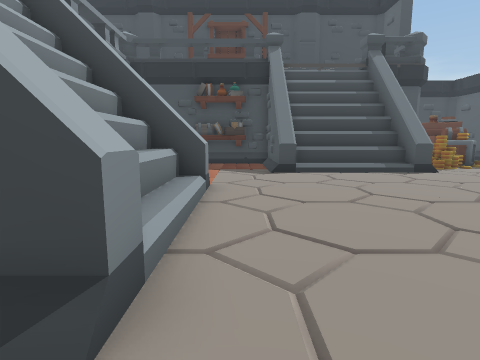
View 1 (above)

16 first-person views from a walk through a 3-D level made in the Unity game engine. The camera is 1.2 m above the floor, tilts 8° down and sees 80° across. The floor is counted in squares, 1 m on a side. Each view is taken from the middle of a square. On the plan, view 1 faces up. The plan holds only what a view shows up to about 13 squares ahead; the rest is blank. The place goes on beyond the plan. The player character is not drawn. Some animated figures are left out.

View 2
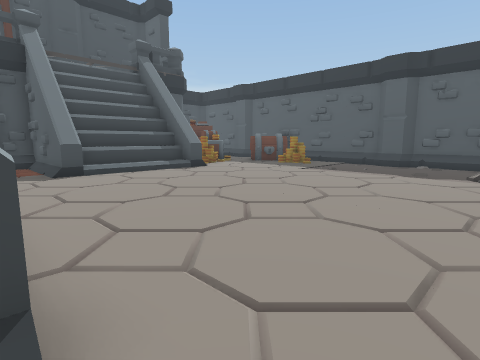

View 3
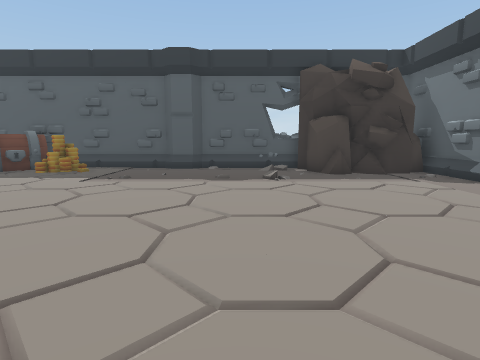

View 4
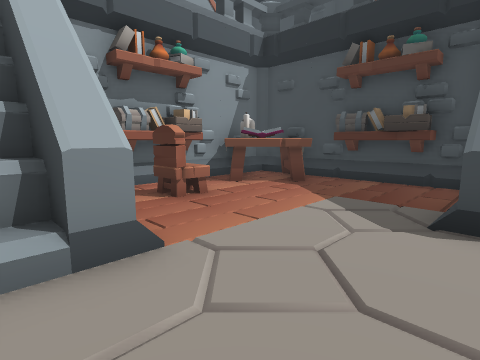

View 5
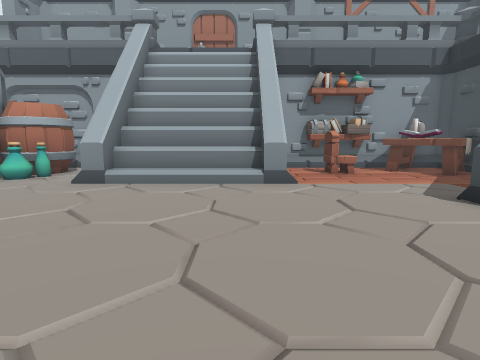

View 6
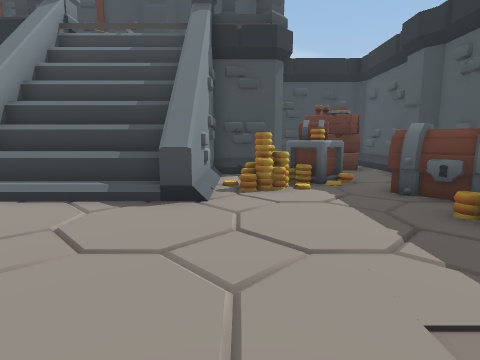

View 7
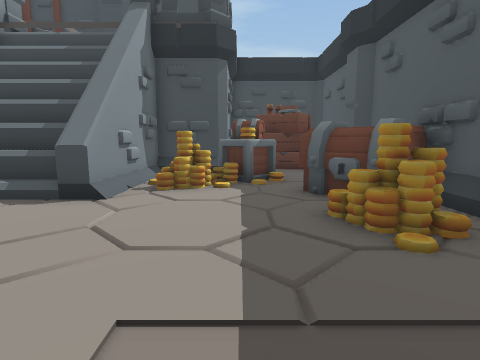

View 8
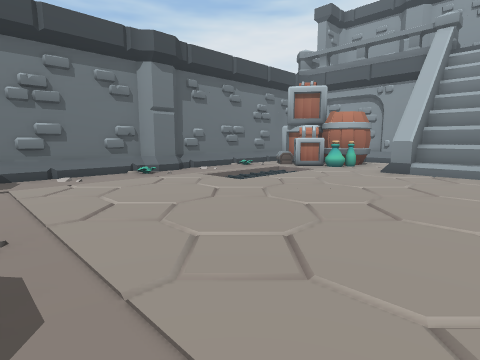

View 9
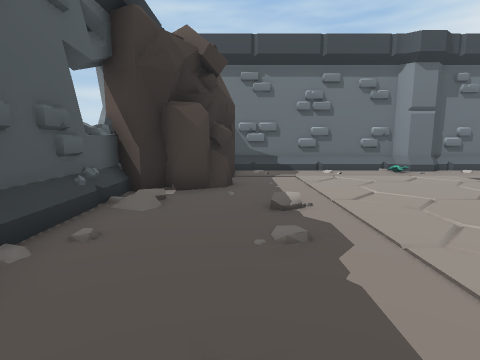

View 10
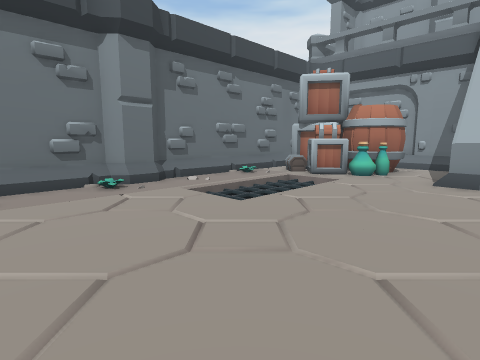

View 11
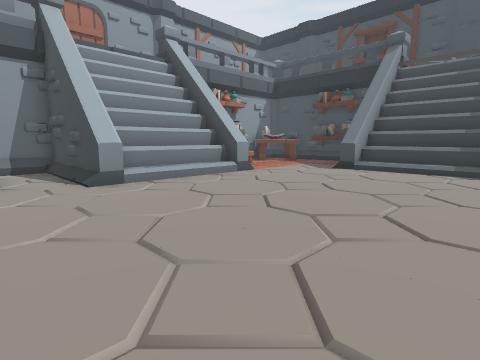

View 12
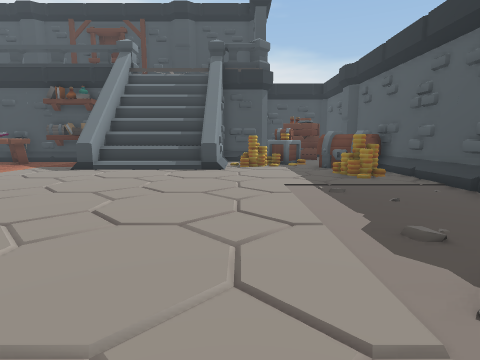

View 13
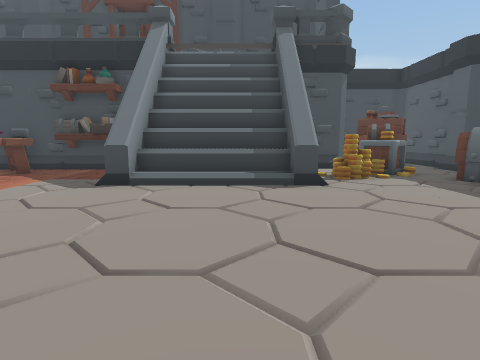

View 14
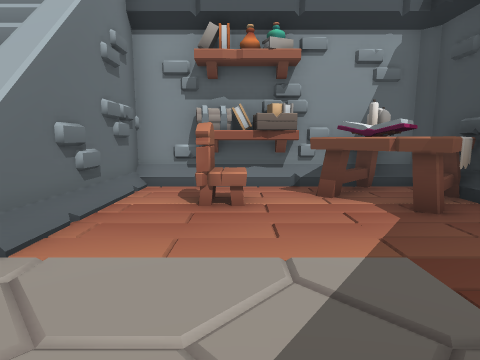

View 15
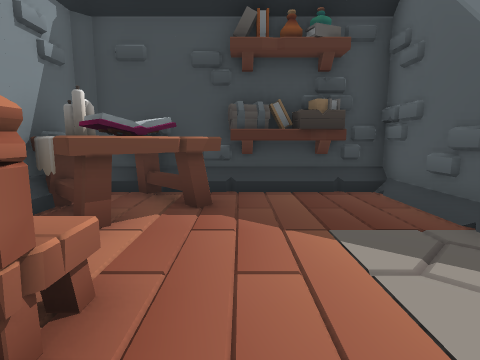

View 16
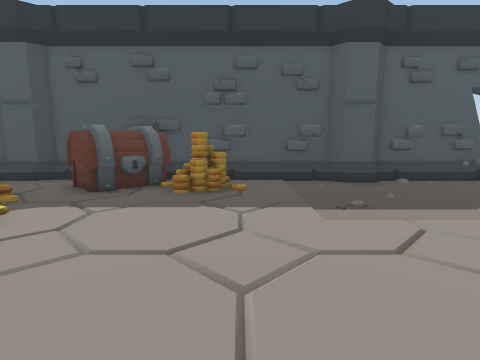

### Floor plan
Key: @ floor where view 1 was taken; # wall or solid block; . floor; / step, stairs or slope; = window, fence, low wall or low ledge; ^ raised ledge; S shelf; C chest; T table; A candle; H chair; O other object.
Columns run from 6 left of view 1 to 14 right of it. Each row starts with its distance up from view 1.
 16                ##OOO#
 15 #####S###    #### .##
 14 #TTTSSS##    #.###..#
 13 #ATT...#######=###. #
 12 #TT....##^^^^#==  C #
 11 #S......#^^^^#...CCC#
 10 #SHH..............CC#
  9 #SHH..............=##
  8 #.................=.#
  7 #####^..............#
  6    #^/..............#
  5    ^^/..............#
  4    ^^/..............#
  3    #^/..............#
  2 #####^..............#
  1 #.............../...#
  0 #.##..@............ #
 -1 #####..////.......###
 -2    ###    /......=#
 -3         .........##
 -4         .. # ....##
 -5        ###########

Positions as (right, up) in squares from view 1, and headings:
1: (0, 0), facing up
2: (-1, 0), facing up-right
3: (1, 2), facing right
4: (2, 6), facing up-left
5: (7, 6), facing left
6: (8, 5), facing up
7: (10, 5), facing up
8: (10, 5), facing down-left
9: (11, 6), facing down
10: (8, 3), facing down-left
11: (7, -1), facing up-left
12: (8, -1), facing up
13: (5, 3), facing up
14: (2, 10), facing left
15: (-2, 8), facing up
16: (5, 8), facing right
